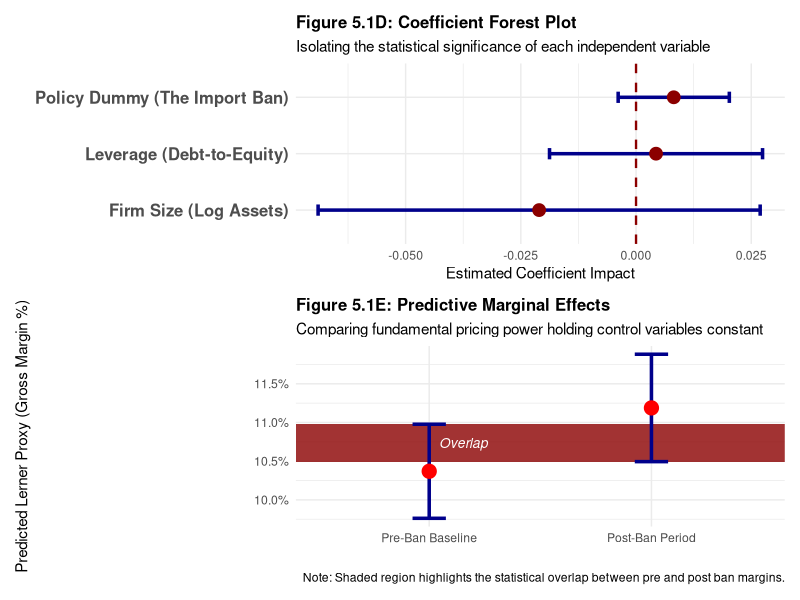

Write R code to recreate this figure.
# library we're gonna use in this section
library(dplyr)
library(ggplot2)
library(sandwich)
library(lmtest)
library(broom)
library(patchwork)

# quarterly fundamentals (stockbit)
eraa_quarterly_real <- tibble(
  quarter = c("2023-Q1", "2023-Q2", "2023-Q3", "2023-Q4", 
              "2024-Q1", "2024-Q2", "2024-Q3", "2024-Q4",
              "2025-Q1", "2025-Q2", "2025-Q3", "2025-Q4",
              "2026-Q1"),
  sales        = c(14793, 14104, 13919, 17323, 15450, 16010, 16780, 16672, 15882, 19164, 17318, 24243, 22413),
  cogs         = c(13209, 12610, 12513, 15359, 13830, 14330, 15020, 14832, 14088, 16995, 15436, 21737, 20025),
  total_assets = c(20727, 20772, 21558, 20447, 22350, 22700, 23150, 21774, 28353, 28455, 28567, 28857, 31586),
  total_liab   = c(13301, 13467, 13780, 12317, 14650, 14950, 15200, 12717, 19047, 19033, 18927, 18679, 20634),
  total_equity = c(7426,  7305,  7778,  8131,  7700,  7750,  7950,  9057,  9306,  9422,  9640,  10177, 10952)
)

eraa_analysis <- eraa_quarterly_real |>
  mutate(
    lerner_proxy = (sales - cogs) / sales,
    firm_size    = log(total_assets),
    leverage     = total_liab / total_equity,
    policy_dummy = if_else(quarter >= "2024-Q4", 1, 0)
    )

# baseline linear regression
model_ols <- lm(lerner_proxy ~ policy_dummy + firm_size + leverage, data = eraa_analysis)
summary(model_ols)

# check heteroskedasticity
bp_test <- bptest(model_ols)
print(bp_test)

if (bp_test$p.value < 0.05) {model_robust <- coeftest(model_ols, vcov = vcovHC(model_ols, type = "HC1"))
  print(model_robust)}

# coefficient forest plot (figure 5.1D)
ols_results <- tidy(model_ols, conf.int = TRUE) |>
  filter(term != "(Intercept)") |>
  mutate(term = case_when(
    term == "policy_dummy" ~ "Policy Dummy (The Import Ban)",
    term == "firm_size"    ~ "Firm Size (Log Assets)",
    term == "leverage"     ~ "Leverage (Debt-to-Equity)" )
    )

plot_coef <- ggplot(ols_results, aes(x = estimate, y = term)) +
  geom_vline(xintercept = 0, linetype = "dashed", color = "darkred", linewidth = 0.8) +
  geom_errorbarh(aes(xmin = conf.low, xmax = conf.high), height = 0.2, color = "darkblue", linewidth = 1.2) +
  geom_point(size = 4, color = "darkred") +
  theme_minimal(base_family = "sans") +
  labs(
    title = "Figure 5.1D: Coefficient Forest Plot",
    subtitle = "Isolating the statistical significance of each independent variable",
    x = "Estimated Coefficient Impact",
    y = ""
  ) +
  theme(
    plot.title = element_text(face = "bold", size = 12),
    axis.text.y = element_text(face = "bold", size = 12))
# predicted marginal effects (figure 5.1E)
df_hypothetical <- tibble(
  policy_dummy = c(0, 1),
  firm_size    = mean(eraa_analysis$firm_size),
  leverage     = mean(eraa_analysis$leverage))

predictions <- predict(model_ols, newdata = df_hypothetical, interval = "confidence") |>
  as_tibble() |>
  bind_cols(df_hypothetical) |>
  mutate(
    period = if_else(policy_dummy == 0, "Pre-Ban Baseline", "Post-Ban Period"),
    period = factor(period, levels = c("Pre-Ban Baseline", "Post-Ban Period")))

overlap_bottom <- max(predictions$lwr)
overlap_top <- min(predictions$upr)

plot_pred <- ggplot(predictions, aes(x = period, y = fit)) +
  annotate("rect", 
           xmin = -Inf, xmax = Inf, 
           ymin = overlap_bottom, ymax = overlap_top, 
           alpha = 0.8, fill = "darkred") +
  annotate("text", 
           x = "Pre-Ban Baseline", 
           y = (overlap_bottom + overlap_top) / 2, 
           label = "Overlap", 
           color = "white", fontface = "italic", size = 3.5, 
           hjust = -0.2) +
  geom_errorbar(aes(ymin = lwr, ymax = upr), width = 0.15, color = "darkblue", linewidth = 1.2) +
  geom_point(size = 4.5, color = "red") +
  theme_minimal(base_family = "sans") +
  scale_y_continuous(labels = scales::percent_format(accuracy = 0.1)) +
  labs(
    title = "Figure 5.1E: Predictive Marginal Effects",
    subtitle = "Comparing fundamental pricing power holding control variables constant",
    x = "",
    y = "Predicted Lerner Proxy (Gross Margin %)",
    caption = "Note: Shaded region highlights the statistical overlap between pre and post ban margins."
  ) +
  theme(plot.title = element_text(face = "bold", size = 12))

# stack diagnostic plots
fig_5_1_combined <- plot_coef / plot_pred
print(fig_5_1_combined)
